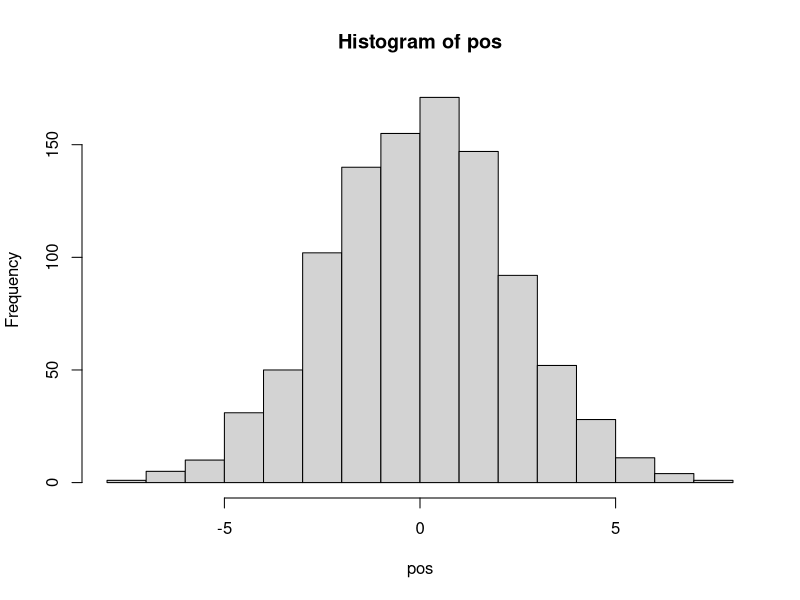

Here is the R script that generated this plot: (Note: this script raises an error after producing the figure.)
# Chapter 4 - Geocentric Models ----

## 4.1 Normal by addition
pos <- replicate(1000, sum(runif(16, -1, 1)))
hist(pos) # plot

## 4.2 - Normal by multiplication
prod(1+runif(12, 0, 0.1)) # sample a random growth rate

## 4.3
growth <- replicate(10000, prod(1 + runif(12, 0, 0.1)))
dens(growth, norm.comp = TRUE)

## 4.4 - small effects that multiply togther are approx. additive (stabilize Gaussian)
big <- replicate(10000, prod(1 + runif(12, 0, 0.5)))
small <- replicate(10000, prod(1 + runif(12, 0 , 0.1)))

## 4.1.3 - Normal by log-multiplication
log.big <- replicate(10000, log(prod(1 + runif(12, 0, 0.5))))
dens(log.big)

## 4.6 - bayes theorem -> grid approximation calculation:
w <- 6; n <- 9;
p_grid <- seq(from = 0, to = 1, length.out = 100)
posterior <- dbinom(w, n, p_grid) * dunif(p_grid, 0, 1)
posterior <- posterior/sum(posterior)

## 4.7 - Howell (census data for the Dobe area !Kung San)
# library(rethinking)
data("Howell1")
d <- Howell1

## 4.8 - Inspect the structure of the data
str(d)

## 4.9 - rethinking summary function
precis(d, hist=FALSE)

## 4.10 - Access the height vector ($ = extract)
d$height

## 4.11 - filter non-adults (>= 18)
d2 <- d[d$age >= 18, ]

## 4.12 
curve(dnorm(x, 178, 20), from = 100, to = 250)

## 4.13 - std dev is a flat/uniform prior to constrain std dev to have posititive 
# plausibility between 0 - 50 cm:
curve(dunif(x, 0, 50), from = -10, to = 60)

## 4.14 - simulate heights from the prior
sample_mu <- rnorm(1e4, 178, 20)
sample_sigma <- runif(1e4, 0, 50)
prior_h <- rnorm(1e4, sample_mu, sample_sigma)
dens(prior_h)

## 4.15 - E.g. prior with large sigma
sample_mu <- rnorm(1e4, mean = 178, sd = 100)
prior_h <- rnorm(1e4, sample_mu, sample_sigma)
dens(prior_h)

## 4.16 - Grid approximation of the posterior distribution
mu.list <- seq(from = 150, to = 160, length.out = 100)
sigma.list <- seq(from = 7, to = 9, length.out = 100)
post <- expand.grid(mu = mu.list, sigma = sigma.list)
post$LL <- sapply(1:nrow(post), function(i) sum(
  dnorm(d2$height, post$mu[i], post$sigma[i], log = TRUE)))
post$prod <- post$LL + dnorm(post$mu, 178, 20, TRUE) +
  dunif(post$sigma, 0, 50, TRUE)
post$prob <- exp(post$prod - max(post$prod))

## 4.17 - contour plot
contour_xyz(post$mu, post$sigma, post$prob)

## 4.18 - or plot with a simple heat map
image_xyz(post$mu, post$sigma, post$prob)

## 4.19 - sampling from the posterior (randomly sample rows in prop'n to post$prob)
sample.rows <- sample(1:nrow(post), size = 1e4, replace = TRUE, prob = post$prob)
sample.mu <- post$mu[sample.rows]
sample.sigma <- post$sigma[sample.rows]

## 4.20 - view the 1e4 samples (w replacement) from the height data
plot(sample.mu, sample.sigma, cex = 0.5, pch = 16, col = col.alpha(rangi2, 0.1))

## 4.21 - characterize the shapes of the marginal posterior densitives of mu and sigma
dens(sample.mu)
dens(sample.sigma)

## 4.22 - summarise the widths of these densities with compatibility intervals 
PI(sample.mu)
PI(sample.sigma)


# Sample size and the normality of sigmas posterior
## 4.23 - sample 20 random heights from the original list
d3 <- sample(d2$height, size = 20)

## 4.24 - repeat code from previous subsections modified to 20 samples
mu.list <- seq(from = 150, to = 170, length.out = 200)
sigma.list <- seq(from = 4, to = 20, length.out = 200)
post2 <- expand.grid(mu = mu.list, sigma = sigma.list)
post2$LL <- sapply(1:nrow(post2), function(i)
  sum(dnorm(d3, mean=post2$mu[i], sd = post2$sigma[i], log = TRUE)))
post2$prod <- post2$LL + dnorm( post2$mu , 178 , 20 , TRUE ) +
  dunif( post2$sigma , 0 , 50 , TRUE )
post2$prob <- exp( post2$prod - max(post2$prod) )
sample2.rows <- sample( 1:nrow(post2) , size=1e4 , replace=TRUE ,
                        prob=post2$prob )
sample2.mu <- post2$mu[ sample2.rows ]
sample2.sigma <- post2$sigma[ sample2.rows ]
plot( sample2.mu , sample2.sigma , cex=0.5 ,
      col=col.alpha(rangi2,0.1) ,
      xlab="mu" , ylab="sigma" , pch=16 )

## 4.25 - inspect the marginal posterior density for sigma, averaing over mu
dens(sample2.sigma, norm.comp = TRUE)

